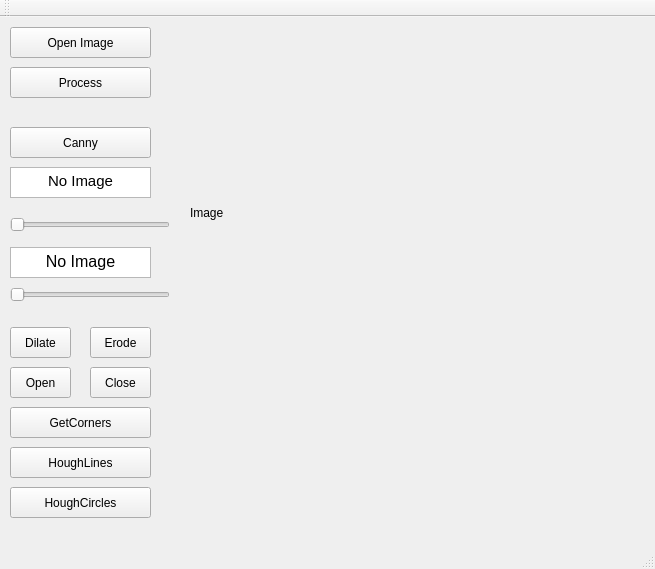
<?xml version="1.0" encoding="UTF-8"?>
<ui version="4.0">
 <class>MainWindow</class>
 <widget class="QMainWindow" name="MainWindow">
  <property name="geometry">
   <rect>
    <x>0</x>
    <y>0</y>
    <width>655</width>
    <height>569</height>
   </rect>
  </property>
  <property name="windowTitle">
   <string>MainWindow</string>
  </property>
  <widget class="QWidget" name="centralWidget">
   <widget class="QPushButton" name="openImageButton">
    <property name="geometry">
     <rect>
      <x>10</x>
      <y>10</y>
      <width>141</width>
      <height>31</height>
     </rect>
    </property>
    <property name="text">
     <string>Open Image</string>
    </property>
   </widget>
   <widget class="QPushButton" name="processButton">
    <property name="geometry">
     <rect>
      <x>10</x>
      <y>50</y>
      <width>141</width>
      <height>31</height>
     </rect>
    </property>
    <property name="text">
     <string>Process</string>
    </property>
   </widget>
   <widget class="QLabel" name="label">
    <property name="geometry">
     <rect>
      <x>190</x>
      <y>10</y>
      <width>441</width>
      <height>371</height>
     </rect>
    </property>
    <property name="text">
     <string>Image</string>
    </property>
   </widget>
   <widget class="QPushButton" name="cannyButton">
    <property name="geometry">
     <rect>
      <x>10</x>
      <y>110</y>
      <width>141</width>
      <height>31</height>
     </rect>
    </property>
    <property name="text">
     <string>Canny</string>
    </property>
   </widget>
   <widget class="QTextBrowser" name="textBrowser">
    <property name="geometry">
     <rect>
      <x>10</x>
      <y>150</y>
      <width>141</width>
      <height>31</height>
     </rect>
    </property>
    <property name="html">
     <string>&lt;!DOCTYPE HTML PUBLIC &quot;-//W3C//DTD HTML 4.0//EN&quot; &quot;http://www.w3.org/TR/REC-html40/strict.dtd&quot;&gt;
&lt;html&gt;&lt;head&gt;&lt;meta name=&quot;qrichtext&quot; content=&quot;1&quot; /&gt;&lt;style type=&quot;text/css&quot;&gt;
p, li { white-space: pre-wrap; }
&lt;/style&gt;&lt;/head&gt;&lt;body style=&quot; font-family:'Ubuntu'; font-size:11pt; font-weight:400; font-style:normal;&quot;&gt;
&lt;p align=&quot;center&quot; style=&quot; margin-top:0px; margin-bottom:0px; margin-left:0px; margin-right:0px; -qt-block-indent:0; text-indent:0px;&quot;&gt;No Image&lt;/p&gt;&lt;/body&gt;&lt;/html&gt;</string>
    </property>
   </widget>
   <widget class="QTextBrowser" name="textBrowser_2">
    <property name="geometry">
     <rect>
      <x>10</x>
      <y>230</y>
      <width>141</width>
      <height>31</height>
     </rect>
    </property>
    <property name="html">
     <string>&lt;!DOCTYPE HTML PUBLIC &quot;-//W3C//DTD HTML 4.0//EN&quot; &quot;http://www.w3.org/TR/REC-html40/strict.dtd&quot;&gt;
&lt;html&gt;&lt;head&gt;&lt;meta name=&quot;qrichtext&quot; content=&quot;1&quot; /&gt;&lt;style type=&quot;text/css&quot;&gt;
p, li { white-space: pre-wrap; }
&lt;/style&gt;&lt;/head&gt;&lt;body style=&quot; font-family:'Ubuntu'; font-size:11pt; font-weight:400; font-style:normal;&quot;&gt;
&lt;p align=&quot;center&quot; style=&quot; margin-top:0px; margin-bottom:0px; margin-left:0px; margin-right:0px; -qt-block-indent:0; text-indent:0px;&quot;&gt;&lt;span style=&quot; font-size:12pt;&quot;&gt;No Image&lt;/span&gt;&lt;/p&gt;&lt;/body&gt;&lt;/html&gt;</string>
    </property>
   </widget>
   <widget class="QSlider" name="thresholdSlider_1">
    <property name="geometry">
     <rect>
      <x>10</x>
      <y>200</y>
      <width>160</width>
      <height>16</height>
     </rect>
    </property>
    <property name="minimumSize">
     <size>
      <width>160</width>
      <height>0</height>
     </size>
    </property>
    <property name="orientation">
     <enum>Qt::Horizontal</enum>
    </property>
   </widget>
   <widget class="QSlider" name="thresholdSlider_2">
    <property name="geometry">
     <rect>
      <x>10</x>
      <y>270</y>
      <width>160</width>
      <height>16</height>
     </rect>
    </property>
    <property name="orientation">
     <enum>Qt::Horizontal</enum>
    </property>
   </widget>
   <widget class="QPushButton" name="dilateButton">
    <property name="geometry">
     <rect>
      <x>10</x>
      <y>310</y>
      <width>61</width>
      <height>31</height>
     </rect>
    </property>
    <property name="text">
     <string>Dilate</string>
    </property>
   </widget>
   <widget class="QPushButton" name="erodeButton">
    <property name="geometry">
     <rect>
      <x>90</x>
      <y>310</y>
      <width>61</width>
      <height>31</height>
     </rect>
    </property>
    <property name="text">
     <string>Erode</string>
    </property>
   </widget>
   <widget class="QPushButton" name="openButton">
    <property name="geometry">
     <rect>
      <x>10</x>
      <y>350</y>
      <width>61</width>
      <height>31</height>
     </rect>
    </property>
    <property name="text">
     <string>Open</string>
    </property>
   </widget>
   <widget class="QPushButton" name="closeButton">
    <property name="geometry">
     <rect>
      <x>90</x>
      <y>350</y>
      <width>61</width>
      <height>31</height>
     </rect>
    </property>
    <property name="text">
     <string>Close</string>
    </property>
   </widget>
   <widget class="QPushButton" name="getConersButton">
    <property name="geometry">
     <rect>
      <x>10</x>
      <y>390</y>
      <width>141</width>
      <height>31</height>
     </rect>
    </property>
    <property name="text">
     <string>GetCorners</string>
    </property>
   </widget>
   <widget class="QPushButton" name="houghLinesButton">
    <property name="geometry">
     <rect>
      <x>10</x>
      <y>430</y>
      <width>141</width>
      <height>31</height>
     </rect>
    </property>
    <property name="text">
     <string>HoughLines</string>
    </property>
   </widget>
   <widget class="QPushButton" name="houghCirclesButton">
    <property name="geometry">
     <rect>
      <x>10</x>
      <y>470</y>
      <width>141</width>
      <height>31</height>
     </rect>
    </property>
    <property name="text">
     <string>HoughCircles</string>
    </property>
   </widget>
  </widget>
  <widget class="QMenuBar" name="menuBar">
   <property name="geometry">
    <rect>
     <x>0</x>
     <y>0</y>
     <width>655</width>
     <height>22</height>
    </rect>
   </property>
  </widget>
  <widget class="QToolBar" name="mainToolBar">
   <attribute name="toolBarArea">
    <enum>TopToolBarArea</enum>
   </attribute>
   <attribute name="toolBarBreak">
    <bool>false</bool>
   </attribute>
  </widget>
  <widget class="QStatusBar" name="statusBar"/>
 </widget>
 <layoutdefault spacing="6" margin="11"/>
 <resources/>
 <connections/>
</ui>
